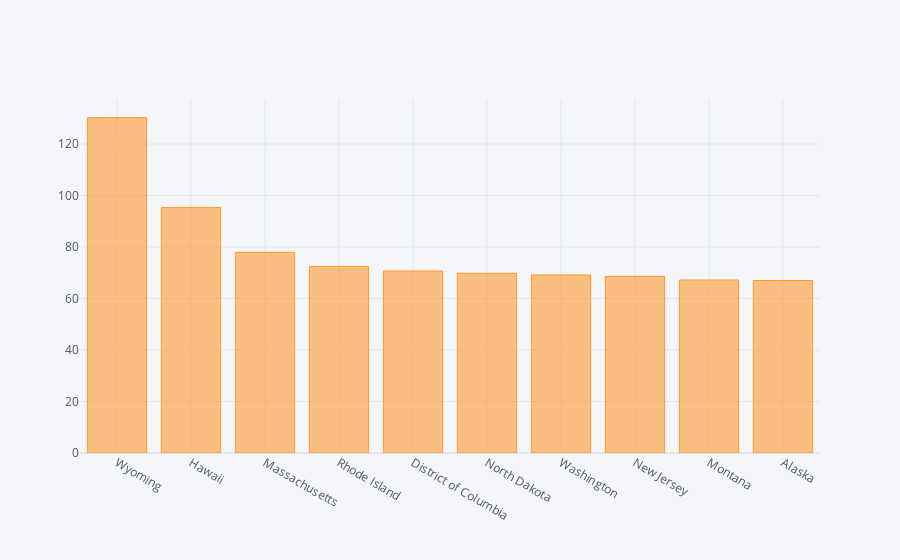

The code cell stored with this chart in its notebook:
### Code cell
q2.iplot(kind="bar")
print(q2)

### Figure 1 — Plotly figure (JSON) as saved in the notebook; plotly's stock layout.template omitted (floating-point values rounded to 4 significant figures)
{"data": [{"marker": {"color": "rgba(255, 153, 51, 0.6)", "line": {"color": "rgba(255, 153, 51, 1.0)", "width": 1}}, "name": "Donation Amount", "orientation": "v", "text": "", "type": "bar", "x": ["Wyoming", "Hawaii", "Massachusetts", "Rhode Island", "District of Columbia", "North Dakota", "Washington", "New Jersey", "Montana", "Alaska"], "y": [130.2, 95.36, 77.93, 72.43, 70.69, 69.78, 69.16, 68.59, 67.19, 66.99]}], "layout": {"autosize": true, "legend": {"bgcolor": "#F5F6F9", "font": {"color": "#4D5663"}}, "paper_bgcolor": "#F5F6F9", "plot_bgcolor": "#F5F6F9", "title": {"font": {"color": "#4D5663"}}, "xaxis": {"autorange": true, "gridcolor": "#E1E5ED", "range": [-0.5, 9.5], "showgrid": true, "tickfont": {"color": "#4D5663"}, "title": {"font": {"color": "#4D5663"}, "text": ""}, "type": "category", "zerolinecolor": "#E1E5ED"}, "yaxis": {"autorange": true, "gridcolor": "#E1E5ED", "range": [0, 137.1], "showgrid": true, "tickfont": {"color": "#4D5663"}, "title": {"font": {"color": "#4D5663"}, "text": ""}, "type": "linear", "zerolinecolor": "#E1E5ED"}}}
